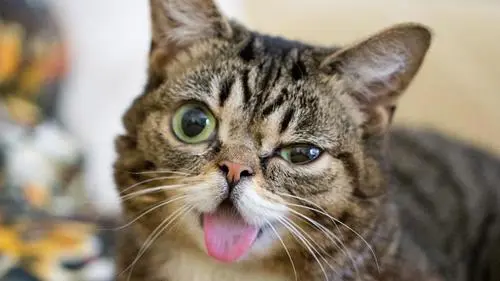
#> input picture python基础/opencv/photo/cat.jpg, 500 x 281 px, found by its file name
$ jupyter execute 'opencv_图像融合plt.ipynb'
#> lines starting #> are read from the running program, lines starting #| are printed output that depends on the picture
[cell 1]
from ast import increment_lineno
from asyncio import constants
import cv2
from cv2 import cvtColor#opencv读取格式BGR
import matplotlib
import matplotlib.pyplot as plt
import numpy as np#数值计算工具包

import matplotlib.pyplot as plt

def cv_show(name,img):
    cv2.imshow(name,img)
    cv2.waitKey(1000)#waitKey应该是会影响其他进程，一直等待任意按键
    cv2.destroyAllWindows()

[cell 2]
#图像的边缘填充
img_cat=cv2.imread(r'C:\Users\wangkai\Desktop\pythonwork\opencv\photo\cat.jpg')
#> img_cat is the input picture: shape (281, 500, 3); mean B, G, R 115.4, 131.7, 143.8
img_dog=cv2.imread(r'C:\Users\wangkai\Desktop\pythonwork\opencv\photo\dog.jpg')
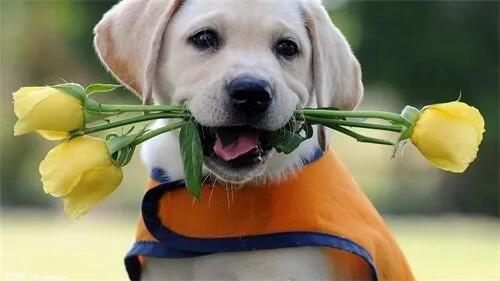
#> input picture python基础/opencv/photo/dog.jpg, 500 x 281 px, found by its file name
#> img_dog is the input picture: shape (281, 500, 3); mean B, G, R 98.1, 128.1, 135.1

top_size,bottom_size,left_size,right_size=(50,50,50,50)

replicate = cv2.copyMakeBorder(img_cat,top_size,bottom_size,left_size,right_size,borderType=cv2.BORDER_REPLICATE)
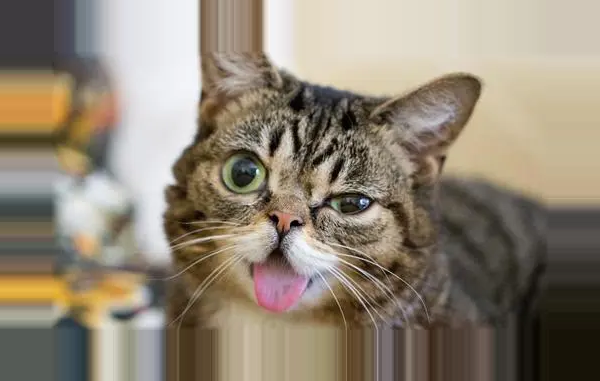
#> replicate: shape (381, 600, 3); mean B, G, R 117, 133.2, 144.2
reflect = cv2.copyMakeBorder(img_cat,top_size,bottom_size,left_size,right_size,borderType=cv2.BORDER_REFLECT)
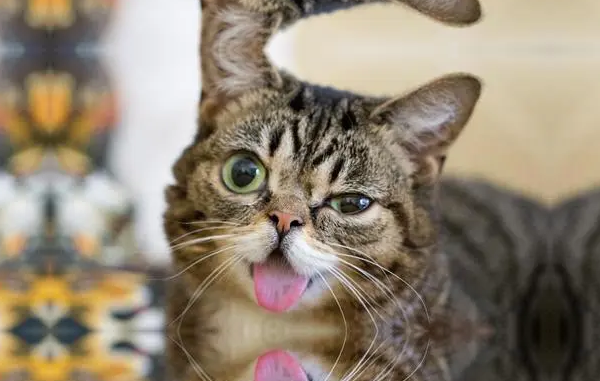
#> reflect: shape (381, 600, 3); mean B, G, R 115.2, 132.8, 145.2
reflect101 = cv2.copyMakeBorder(img_cat,top_size,bottom_size,left_size,right_size,borderType=cv2.BORDER_REFLECT_101)
wrap = cv2.copyMakeBorder(img_cat,top_size,bottom_size,left_size,right_size,borderType=cv2.BORDER_CONSTANT,value=0)
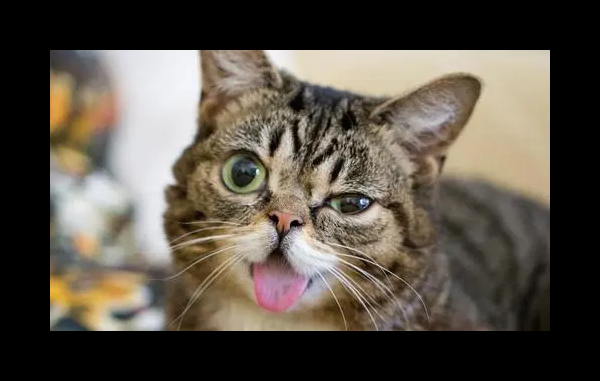
#> wrap: shape (381, 600, 3); mean B, G, R 70.9, 81, 88.4
constant = cv2.copyMakeBorder(img_cat,top_size,bottom_size,left_size,right_size,borderType=cv2.BORDER_CONSTANT,value=0)
plt.figure(figsize=(20,10))
plt.subplot(231),plt.imshow(img_cat,'brg'),plt.title('ORIGINAL')
plt.subplot(232),plt.imshow(replicate,'gray'),plt.title('replicate')
plt.subplot(233),plt.imshow(reflect,'gray'),plt.title('reflect')
plt.subplot(234),plt.imshow(reflect101,'gray'),plt.title('reflect101')
plt.subplot(235),plt.imshow(wrap,'gray'),plt.title('wrap')
plt.subplot(236),plt.imshow(constant,'gray'),plt.title('constant')
plt.show()
#> figure, not shown here; B, G, R data is drawn as R, G, B

[cell 3]
#图像加法
img_cat1=img_cat+10
img_cat2=img_cat1+img_cat#直接相加，numpy的数值超过256会直接%256
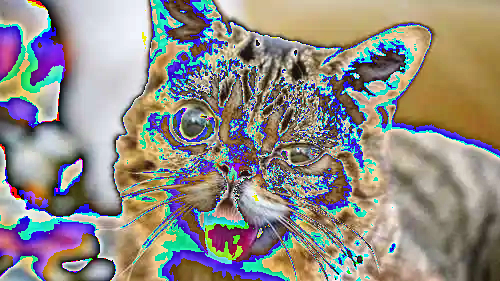
#> img_cat2: shape (281, 500, 3); mean B, G, R 133.3, 139.8, 144.2
img_cat3=cv2.add(img_cat1,img_cat2)#超过256等于255
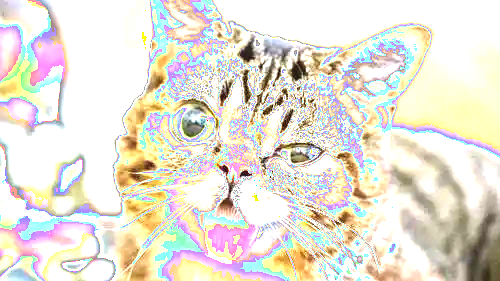
#> img_cat3: shape (281, 500, 3); mean B, G, R 215.8, 227.7, 232.7
plt.figure(figsize=(20,20))
plt.subplot(231),plt.imshow(img_cat1,'brg'),plt.title('cat1')
plt.subplot(232),plt.imshow(img_cat2,'brg'),plt.title('cat2')
plt.subplot(233),plt.imshow(img_cat3,'brg'),plt.title('cat3')


#图像融合
img_cat4=cv2.resize(img_cat,(500,300))
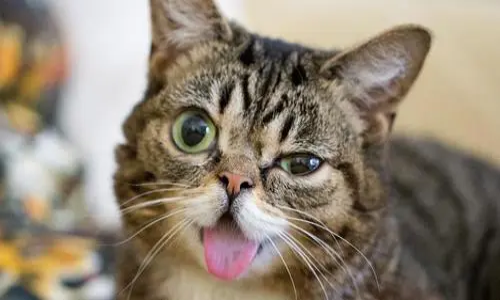
#> img_cat4: shape (300, 500, 3); mean B, G, R 115.3, 131.6, 143.7
img_dog4=cv2.resize(img_dog,(500,300))
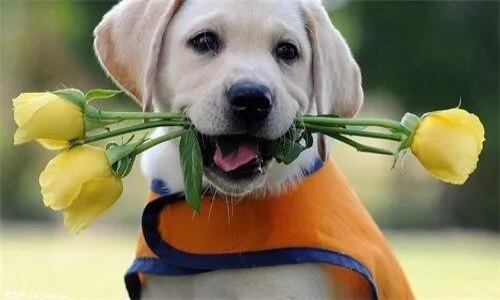
#> img_dog4: shape (300, 500, 3); mean B, G, R 98, 128.1, 135
img_cat_bigger=cv2.resize(img_cat,(0,0),fx=10,fy=10)#倍数
#cv2.imwrite()

img_merge=cv2.addWeighted(img_cat4,0.4,img_dog4,0.6,0)#权重微调
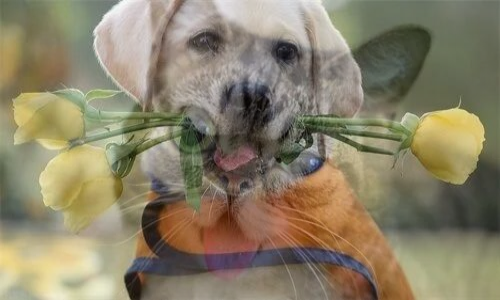
#> img_merge: shape (300, 500, 3); mean B, G, R 104.9, 129.5, 138.5
plt.figure(figsize=(20,20))
plt.subplot(234),plt.imshow(img_cat4,'brg'),plt.title('cat3')
plt.subplot(235),plt.imshow(img_dog4,'brg'),plt.title('cat3')
plt.subplot(236),plt.imshow(img_merge,'brg'),plt.title('cat3')
print(img_cat4.shape)
#| (300, 500, 3)

plt.show()
#> figure, not shown here; B, G, R data is drawn as R, G, B
#> figure, not shown here; B, G, R data is drawn as R, G, B
